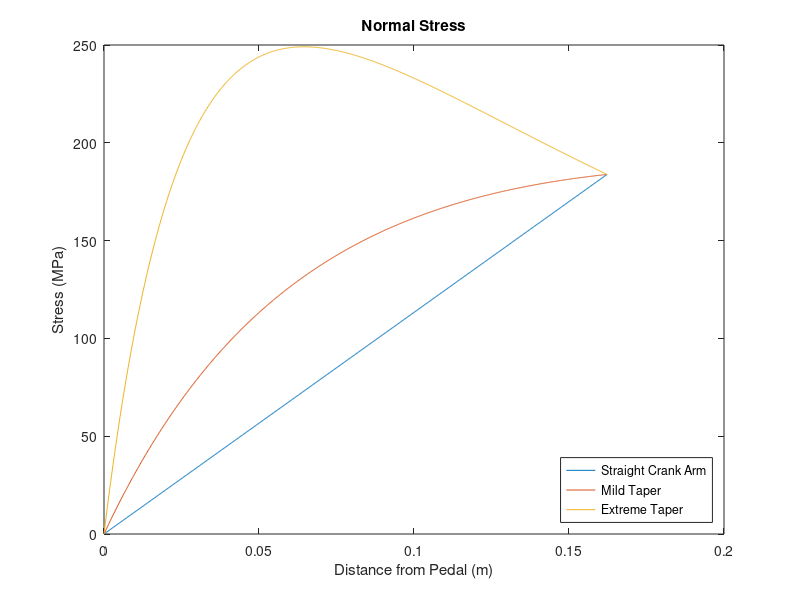

MATLAB code for this plot:
clear ; close all ; clc ;
n = 1e3 ; % number of steps
L = .16226 ; % total length in meters
F = 100*9.81*6 ; % Force 220kg person at 6g
x = linspace( 0 , L , n ) ; % create x vector of n steps over total length
bmin = .015 ; % base of rectangle
bmax = .015 ; 
hmin = .0155 ; % minimum height
hmax = .035 ; % maximum height
b = (( bmax - bmin )/L).*x + bmin ; % base function
r = b/2 ; % radius of half circle
h = (( hmax - hmin )/L).*x + hmin ; % height function
M = F*x ; % Moment function
c = (h./2) + r ; % c function
for ii = 1:n
Icirc(ii) = 2*( pi/8 - 8/(9*pi) )*r(ii)^4 ; % Inertia of half circle
Irec(ii) = (1/12)*b(ii)*h(ii)^3 ; % inertia of rectangle
Ioffset(ii) = r(ii)^2*pi*( (4*r(ii))/(3*pi) + (h(ii)/2) )^2 ; % inertia to offset circle
I(ii) = Irec(ii) + Icirc(ii) + Ioffset(ii) ; % total inertia function
end
stressnt = F.*x*max(c)/max(I) ; % Stress of non tapered beam
[ mstressnt , indexnt ] = max( stressnt ) ;
xstressnt = x( indexnt ) ;
disp([ 'The maximum stress is ', num2str( mstressnt*1e-6 ) , ' MPa, ' , num2str( xstressnt ) , ' meters from pedal, in a non-tapered crank' ])


stress = (M.*c)./I ; % Stress of tapered beam
[ mstress , index ] = max( stress ) ;
xstress = x( index ) ;
disp([ 'The maximum stress is ', num2str( mstress*1e-6 ) , ' MPa, ' , num2str( xstress ) , ' meters from pedal, in a tapered crank' ])

    bmin = .00665 ; % base of rectangle
    bmax = .015 ; 
    hmin = .0155 ; % minimum height
    hmax = .035 ; % maximum height
    b = (( bmax - bmin )/L).*x + bmin ; % base function
    r = b/2 ; % radius of half circle
    h = (( hmax - hmin )/L).*x + hmin ; % height function
    M = F*x ; % Moment function
    c = (h./2) + r ; % c function
    for ii = 1:n
    Icirc(ii) = 2*( pi/8 - 8/(9*pi) )*r(ii)^4 ; % Inertia of half circle
    Irec(ii) = (1/12)*b(ii)*h(ii)^3 ; % inertia of rectangle
    Ioffset(ii) = r(ii)^2*pi*( (4*r(ii))/(3*pi) + (h(ii)/2) )^2 ; % inertia to offset circle
    I(ii) = Irec(ii) + Icirc(ii) + Ioffset(ii) ; % total inertia function
    end
    
stressft = (M.*c)./I ; % Stress of further tapered beam
[ mstressft , index ] = max( stressft ) ;
xstressft = x( index ) ;
disp([ 'The maximum stress is ', num2str( mstressft*1e-6 ) , ' MPa, ' , num2str( xstressft ) , ' meters from pedal, in a tapered crank' ])
figure 
plot( x , stressnt*1e-6 , x , stress*1e-6 , x , stressft*1e-6 )
title( 'Normal Stress' )
xlabel( 'Distance from Pedal (m)' )
ylabel( 'Stress (MPa)' )
legend( 'Straight Crank Arm' , 'Mild Taper' , 'Extreme Taper' ,  'Location' , 'southeast' )
 
